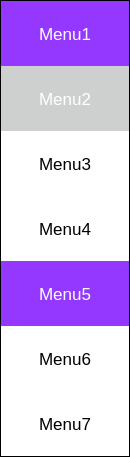
   <widget class="QFrame" name="frame_menu">
    <property name="geometry">
     <rect>
      <x>10</x>
      <y>10</y>
      <width>130</width>
      <height>457</height>
     </rect>
    </property>
    <property name="sizePolicy">
     <sizepolicy hsizetype="Maximum" vsizetype="Maximum">
      <horstretch>0</horstretch>
      <verstretch>0</verstretch>
     </sizepolicy>
    </property>
    <property name="minimumSize">
     <size>
      <width>130</width>
      <height>457</height>
     </size>
    </property>
    <property name="maximumSize">
     <size>
      <width>130</width>
      <height>457</height>
     </size>
    </property>
    <property name="font">
     <font>
      <family>Arial</family>
     </font>
    </property>
    <property name="autoFillBackground">
     <bool>false</bool>
    </property>
    <property name="styleSheet">
     <string notr="true">background: rgb(234, 238, 238);
 border: 1px solid black; 
</string>
    </property>
    <property name="frameShape">
     <enum>QFrame::Shape::Box</enum>
    </property>
    <property name="lineWidth">
     <number>1</number>
    </property>
    <widget class="QLabel" name="label_menu2">
     <property name="geometry">
      <rect>
       <x>1</x>
       <y>66</y>
       <width>128</width>
       <height>65</height>
      </rect>
     </property>
     <property name="sizePolicy">
      <sizepolicy hsizetype="Preferred" vsizetype="Preferred">
       <horstretch>0</horstretch>
       <verstretch>0</verstretch>
      </sizepolicy>
     </property>
     <property name="minimumSize">
      <size>
       <width>128</width>
       <height>65</height>
      </size>
     </property>
     <property name="maximumSize">
      <size>
       <width>128</width>
       <height>65</height>
      </size>
     </property>
     <property name="font">
      <font>
       <family>Arial</family>
       <pointsize>13</pointsize>
      </font>
     </property>
     <property name="styleSheet">
      <string notr="true">background:rgb(206, 208, 208);
color: white;
border: none;</string>
     </property>
     <property name="text">
      <string>Menu2</string>
     </property>
     <property name="alignment">
      <set>Qt::AlignmentFlag::AlignCenter</set>
     </property>
    </widget>
    <widget class="QLabel" name="label_menu6">
     <property name="geometry">
      <rect>
       <x>1</x>
       <y>326</y>
       <width>128</width>
       <height>65</height>
      </rect>
     </property>
     <property name="sizePolicy">
      <sizepolicy hsizetype="Preferred" vsizetype="Preferred">
       <horstretch>0</horstretch>
       <verstretch>0</verstretch>
      </sizepolicy>
     </property>
     <property name="minimumSize">
      <size>
       <width>128</width>
       <height>65</height>
      </size>
     </property>
     <property name="maximumSize">
      <size>
       <width>128</width>
       <height>65</height>
      </size>
     </property>
     <property name="font">
      <font>
       <family>Arial</family>
       <pointsize>13</pointsize>
      </font>
     </property>
     <property name="styleSheet">
      <string notr="true">background-color:rgb(255, 255, 255);
color: black;
border: none;</string>
     </property>
     <property name="text">
      <string>Menu6</string>
     </property>
     <property name="alignment">
      <set>Qt::AlignmentFlag::AlignCenter</set>
     </property>
    </widget>
    <widget class="QLabel" name="label_menu4">
     <property name="geometry">
      <rect>
       <x>1</x>
       <y>196</y>
       <width>128</width>
       <height>65</height>
      </rect>
     </property>
     <property name="sizePolicy">
      <sizepolicy hsizetype="Preferred" vsizetype="Preferred">
       <horstretch>0</horstretch>
       <verstretch>0</verstretch>
      </sizepolicy>
     </property>
     <property name="minimumSize">
      <size>
       <width>128</width>
       <height>65</height>
      </size>
     </property>
     <property name="maximumSize">
      <size>
       <width>128</width>
       <height>65</height>
      </size>
     </property>
     <property name="font">
      <font>
       <family>Arial</family>
       <pointsize>13</pointsize>
      </font>
     </property>
     <property name="styleSheet">
      <string notr="true">background-color:rgb(255, 255, 255);
color: black;
border: none;</string>
     </property>
     <property name="text">
      <string>Menu4</string>
     </property>
     <property name="alignment">
      <set>Qt::AlignmentFlag::AlignCenter</set>
     </property>
    </widget>
    <widget class="QLabel" name="label_menu5">
     <property name="geometry">
      <rect>
       <x>1</x>
       <y>261</y>
       <width>128</width>
       <height>65</height>
      </rect>
     </property>
     <property name="sizePolicy">
      <sizepolicy hsizetype="Preferred" vsizetype="Preferred">
       <horstretch>0</horstretch>
       <verstretch>0</verstretch>
      </sizepolicy>
     </property>
     <property name="minimumSize">
      <size>
       <width>128</width>
       <height>65</height>
      </size>
     </property>
     <property name="maximumSize">
      <size>
       <width>128</width>
       <height>65</height>
      </size>
     </property>
     <property name="font">
      <font>
       <family>Arial</family>
       <pointsize>13</pointsize>
      </font>
     </property>
     <property name="styleSheet">
      <string notr="true">background-color: rgb(148, 55, 255);
color:rgb(255, 255, 255);
border: none;</string>
     </property>
     <property name="text">
      <string>Menu5</string>
     </property>
     <property name="alignment">
      <set>Qt::AlignmentFlag::AlignCenter</set>
     </property>
    </widget>
    <widget class="QLabel" name="label_menu7">
     <property name="geometry">
      <rect>
       <x>1</x>
       <y>391</y>
       <width>128</width>
       <height>65</height>
      </rect>
     </property>
     <property name="sizePolicy">
      <sizepolicy hsizetype="Preferred" vsizetype="Preferred">
       <horstretch>0</horstretch>
       <verstretch>0</verstretch>
      </sizepolicy>
     </property>
     <property name="minimumSize">
      <size>
       <width>128</width>
       <height>65</height>
      </size>
     </property>
     <property name="maximumSize">
      <size>
       <width>128</width>
       <height>65</height>
      </size>
     </property>
     <property name="font">
      <font>
       <family>Arial</family>
       <pointsize>13</pointsize>
      </font>
     </property>
     <property name="styleSheet">
      <string notr="true">background-color:rgb(255, 255, 255);
color: black;
border: none;</string>
     </property>
     <property name="text">
      <string>Menu7</string>
     </property>
     <property name="alignment">
      <set>Qt::AlignmentFlag::AlignCenter</set>
     </property>
    </widget>
    <widget class="QLabel" name="label_menu1">
     <property name="geometry">
      <rect>
       <x>1</x>
       <y>1</y>
       <width>128</width>
       <height>65</height>
      </rect>
     </property>
     <property name="sizePolicy">
      <sizepolicy hsizetype="Preferred" vsizetype="Preferred">
       <horstretch>128</horstretch>
       <verstretch>60</verstretch>
      </sizepolicy>
     </property>
     <property name="minimumSize">
      <size>
       <width>128</width>
       <height>65</height>
      </size>
     </property>
     <property name="maximumSize">
      <size>
       <width>128</width>
       <height>65</height>
      </size>
     </property>
     <property name="baseSize">
      <size>
       <width>0</width>
       <height>0</height>
      </size>
     </property>
     <property name="font">
      <font>
       <family>Arial</family>
       <pointsize>13</pointsize>
      </font>
     </property>
     <property name="styleSheet">
      <string notr="true">background-color: rgb(148, 55, 255);
color:rgb(255, 255, 255);
border: none;</string>
     </property>
     <property name="lineWidth">
      <number>0</number>
     </property>
     <property name="text">
      <string>Menu1</string>
     </property>
     <property name="alignment">
      <set>Qt::AlignmentFlag::AlignCenter</set>
     </property>
    </widget>
    <widget class="QLabel" name="label_menu3">
     <property name="geometry">
      <rect>
       <x>1</x>
       <y>131</y>
       <width>128</width>
       <height>65</height>
      </rect>
     </property>
     <property name="sizePolicy">
      <sizepolicy hsizetype="Preferred" vsizetype="Preferred">
       <horstretch>0</horstretch>
       <verstretch>0</verstretch>
      </sizepolicy>
     </property>
     <property name="minimumSize">
      <size>
       <width>128</width>
       <height>65</height>
      </size>
     </property>
     <property name="maximumSize">
      <size>
       <width>128</width>
       <height>65</height>
      </size>
     </property>
     <property name="font">
      <font>
       <family>Arial</family>
       <pointsize>13</pointsize>
      </font>
     </property>
     <property name="styleSheet">
      <string notr="true">background-color:rgb(255, 255, 255);
color: black;
border: none;</string>
     </property>
     <property name="text">
      <string>Menu3</string>
     </property>
     <property name="alignment">
      <set>Qt::AlignmentFlag::AlignCenter</set>
     </property>
    </widget>
    <zorder>label_menu1</zorder>
    <zorder>label_menu2</zorder>
    <zorder>label_menu6</zorder>
    <zorder>label_menu4</zorder>
    <zorder>label_menu5</zorder>
    <zorder>label_menu7</zorder>
    <zorder>label_menu3</zorder>
   </widget>
